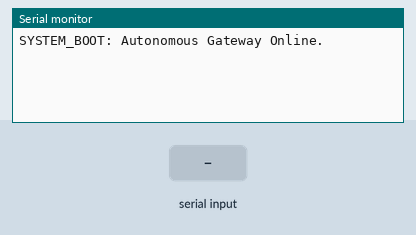
Bench run of a program on a simulated ESP32. Parts: the last lines printed to the serial monitor. The test bench sets the inputs (shaded band).

Above: at 1.2 s.
1.3 s: "DIST:\n" received over the second serial link
At 2.4 s:
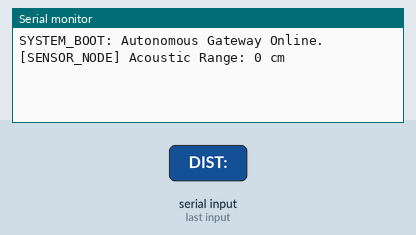
2.8 s: "DIST:90\n" received over the second serial link
At 3.5 s:
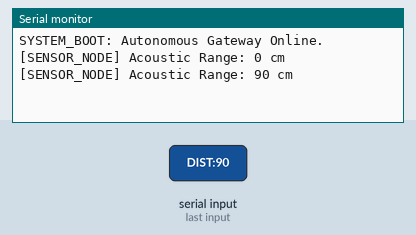

The program:

main.cpp
```cpp
// Application of autonomy calculation,
// In connection with the LLC and with Uno board
// Author: Dmytro Maslov, Porto, Portugal
// Hardware: esp32 devkitc-v1, bme-280, tsx0108e between Uno and Esp32
#include <Arduino.h>
#include <HardwareSerial.h>
#include <Adafruit_BME280.h>

// UART2 is utilized for the 3.3V/5V bridge to the Arduino
HardwareSerial ArduinoNode(2);
Adafruit_BME280 bme;

// System states for the autonomous manager
enum SystemState { STATE_IDLE, STATE_ALERT };
SystemState currentState = STATE_IDLE;

// Power management variables for autonomy to validate the remaining time
const float BATTERY_CAP_MAH = 2000.0; // arbitrary value
float totalConsumed_mAs = 0;

void setup() {
    Serial.begin(115200);

    // I2C communication is initialized on GPIO 21 (SDA) and GPIO 22 (SCL)
    Wire.begin(21, 22);
    Wire.setClock(100000); // 100kHz is enforced for signal integrity

    // UART2 is configured at 9600 baud for LLC interface (RX=16, TX=17)
    ArduinoNode.begin(9600, SERIAL_8N1, 16, 17); // on the used board pins are RX2 and TX2, accordingly

    // The BME280 sensor is initialized at address 0x76
    if (!bme.begin(0x76)) {
        Serial.println("SYSTEM_ERROR: BME280 initialization failed.");
    }

    Serial.println("SYSTEM_BOOT: Autonomous Gateway Online.");
}

void loop() {
    // Incoming UART telemetry is monitored
    if (ArduinoNode.available()) {
        String msg = ArduinoNode.readStringUntil('\n');
        msg.trim();

        if (msg.startsWith("DIST:")) {
            int distance = msg.substring(5).toInt();
            Serial.printf("[SENSOR_NODE] Acoustic Range: %d cm\n", distance);

            // The state is transitioned if proximity thresholds are violated
            // This siumlates the eternal physical trigger of a target proximity,
            // where target might be a whale, ship or other platform
            if (distance > 0 && distance < 30) currentState = STATE_ALERT;
        }
    }

    // State machine execution
    if (currentState == STATE_ALERT) {
        Serial.println("[ALARM] Proximity violation detected.");

        // Environmental context is captured during the alert event
        // Insted of temperature reading, other physical reading might be implemented,
        // such as light condition, humidity, time, etc
        float temp = bme.readTemperature();
        Serial.printf("[LOG] Event Temperature: %.2f C\n", temp);

        // System returns to IDLE after logging
        currentState = STATE_IDLE;
    }

    // Autonomy calculation is updated (Simulated current draw tracking)
    totalConsumed_mAs += (10.0 / 1000.0) * 80.0; // Estimate per loop iteration
    float days_left = (BATTERY_CAP_MAH - (totalConsumed_mAs / 3600.0)) / (80.0 / 24.0);

    // Periodic system heartbeat
    static uint32_t lastPrint = 0;
    if (millis() - lastPrint > 5000) {
        Serial.printf("[STATUS] Autonomy: %.1f Days | System: OK\n", days_left);
        lastPrint = millis();
    }
}
```

Measured:
- after the input at 1.3 s, the serial monitor: prints a new line at once (image 1)
- after the input at 2.8 s, the serial monitor: prints a new line at once (image 2)
